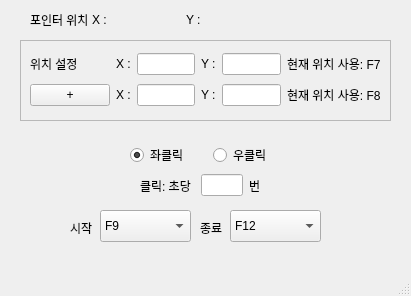
<?xml version="1.0" encoding="UTF-8"?>
<ui version="4.0">
 <class>MainWindow</class>
 <widget class="QMainWindow" name="MainWindow">
  <property name="geometry">
   <rect>
    <x>0</x>
    <y>0</y>
    <width>411</width>
    <height>296</height>
   </rect>
  </property>
  <property name="windowTitle">
   <string>AutoMouse</string>
  </property>
  <property name="windowIcon">
   <iconset>
    <normaloff>../../뻘짓/AutoMouse/mouse.ico</normaloff>../../뻘짓/AutoMouse/mouse.ico</iconset>
  </property>
  <widget class="QWidget" name="centralwidget">
   <widget class="QComboBox" name="KeySetStart">
    <property name="geometry">
     <rect>
      <x>100</x>
      <y>210</y>
      <width>91</width>
      <height>32</height>
     </rect>
    </property>
    <item>
     <property name="text">
      <string>F9</string>
     </property>
    </item>
    <item>
     <property name="text">
      <string>F1</string>
     </property>
    </item>
    <item>
     <property name="text">
      <string>F2</string>
     </property>
    </item>
    <item>
     <property name="text">
      <string>F4</string>
     </property>
    </item>
    <item>
     <property name="text">
      <string>F5</string>
     </property>
    </item>
    <item>
     <property name="text">
      <string>F6</string>
     </property>
    </item>
    <item>
     <property name="text">
      <string>F12</string>
     </property>
    </item>
   </widget>
   <widget class="QComboBox" name="KeySetEnd">
    <property name="geometry">
     <rect>
      <x>230</x>
      <y>210</y>
      <width>91</width>
      <height>32</height>
     </rect>
    </property>
    <item>
     <property name="text">
      <string>F12</string>
     </property>
    </item>
    <item>
     <property name="text">
      <string>F1</string>
     </property>
    </item>
    <item>
     <property name="text">
      <string>F2</string>
     </property>
    </item>
    <item>
     <property name="text">
      <string>F4</string>
     </property>
    </item>
    <item>
     <property name="text">
      <string>F5</string>
     </property>
    </item>
    <item>
     <property name="text">
      <string>F6</string>
     </property>
    </item>
    <item>
     <property name="text">
      <string>F9</string>
     </property>
    </item>
    <item>
     <property name="text">
      <string>ESC</string>
     </property>
    </item>
   </widget>
   <widget class="QLabel" name="label_3">
    <property name="geometry">
     <rect>
      <x>70</x>
      <y>220</y>
      <width>31</width>
      <height>16</height>
     </rect>
    </property>
    <property name="text">
     <string>시작</string>
    </property>
   </widget>
   <widget class="QLabel" name="label_4">
    <property name="geometry">
     <rect>
      <x>200</x>
      <y>220</y>
      <width>31</width>
      <height>16</height>
     </rect>
    </property>
    <property name="text">
     <string>종료</string>
    </property>
   </widget>
   <widget class="QWidget" name="horizontalLayoutWidget">
    <property name="geometry">
     <rect>
      <x>130</x>
      <y>140</y>
      <width>160</width>
      <height>31</height>
     </rect>
    </property>
    <layout class="QHBoxLayout" name="horizontalLayout">
     <item>
      <widget class="QRadioButton" name="LeftButton">
       <property name="text">
        <string>좌클릭</string>
       </property>
       <property name="checked">
        <bool>true</bool>
       </property>
      </widget>
     </item>
     <item>
      <widget class="QRadioButton" name="RightButton">
       <property name="text">
        <string>우클릭</string>
       </property>
      </widget>
     </item>
    </layout>
   </widget>
   <widget class="QWidget" name="horizontalLayoutWidget_2">
    <property name="geometry">
     <rect>
      <x>140</x>
      <y>170</y>
      <width>121</width>
      <height>31</height>
     </rect>
    </property>
    <layout class="QHBoxLayout" name="horizontalLayout_2">
     <item>
      <widget class="QLabel" name="label_2">
       <property name="text">
        <string>클릭: 초당 </string>
       </property>
      </widget>
     </item>
     <item>
      <widget class="QLineEdit" name="ClickTime"/>
     </item>
     <item>
      <widget class="QLabel" name="label_6">
       <property name="text">
        <string>번</string>
       </property>
      </widget>
     </item>
    </layout>
   </widget>
   <widget class="QScrollArea" name="scrollArea">
    <property name="geometry">
     <rect>
      <x>20</x>
      <y>40</y>
      <width>371</width>
      <height>81</height>
     </rect>
    </property>
    <property name="widgetResizable">
     <bool>true</bool>
    </property>
    <widget class="QWidget" name="scrollAreaWidgetContents">
     <property name="geometry">
      <rect>
       <x>0</x>
       <y>0</y>
       <width>369</width>
       <height>80</height>
      </rect>
     </property>
     <layout class="QGridLayout" name="gridLayout_2">
      <item row="0" column="3">
       <widget class="QLabel" name="Y_Axis_2">
        <property name="text">
         <string>Y :</string>
        </property>
       </widget>
      </item>
      <item row="0" column="1">
       <widget class="QLabel" name="X_Axis_2">
        <property name="text">
         <string>X :</string>
        </property>
       </widget>
      </item>
      <item row="1" column="2">
       <widget class="QLineEdit" name="X_AxisValue_3"/>
      </item>
      <item row="1" column="3">
       <widget class="QLabel" name="Y_Axis_4">
        <property name="text">
         <string>Y :</string>
        </property>
       </widget>
      </item>
      <item row="1" column="5">
       <widget class="QLabel" name="label_5">
        <property name="text">
         <string>현재 위치 사용: F8</string>
        </property>
       </widget>
      </item>
      <item row="0" column="0">
       <widget class="QLabel" name="PointerLocation_2">
        <property name="text">
         <string>위치 설정</string>
        </property>
       </widget>
      </item>
      <item row="0" column="4">
       <widget class="QLineEdit" name="Y_AxisValue_2"/>
      </item>
      <item row="0" column="5">
       <widget class="QLabel" name="label">
        <property name="text">
         <string>현재 위치 사용: F7</string>
        </property>
       </widget>
      </item>
      <item row="0" column="2">
       <widget class="QLineEdit" name="X_AxisValue_2"/>
      </item>
      <item row="1" column="1">
       <widget class="QLabel" name="X_Axis_4">
        <property name="text">
         <string>X :</string>
        </property>
       </widget>
      </item>
      <item row="1" column="4">
       <widget class="QLineEdit" name="Y_AxisValue_3"/>
      </item>
      <item row="1" column="0">
       <widget class="QPushButton" name="PlusButton">
        <property name="text">
         <string>+</string>
        </property>
       </widget>
      </item>
     </layout>
    </widget>
   </widget>
   <widget class="QLabel" name="PointerLocation">
    <property name="geometry">
     <rect>
      <x>30</x>
      <y>10</y>
      <width>60</width>
      <height>19</height>
     </rect>
    </property>
    <property name="text">
     <string>포인터 위치</string>
    </property>
   </widget>
   <widget class="QLabel" name="X_Axis">
    <property name="geometry">
     <rect>
      <x>92</x>
      <y>10</y>
      <width>21</width>
      <height>19</height>
     </rect>
    </property>
    <property name="text">
     <string>X :</string>
    </property>
   </widget>
   <widget class="QLabel" name="X_AxisValue">
    <property name="geometry">
     <rect>
      <x>120</x>
      <y>10</y>
      <width>58</width>
      <height>19</height>
     </rect>
    </property>
    <property name="text">
     <string/>
    </property>
   </widget>
   <widget class="QLabel" name="Y_Axis">
    <property name="geometry">
     <rect>
      <x>186</x>
      <y>10</y>
      <width>16</width>
      <height>19</height>
     </rect>
    </property>
    <property name="text">
     <string>Y :</string>
    </property>
   </widget>
   <widget class="QLabel" name="Y_AxisValue">
    <property name="geometry">
     <rect>
      <x>210</x>
      <y>10</y>
      <width>51</width>
      <height>16</height>
     </rect>
    </property>
    <property name="text">
     <string/>
    </property>
   </widget>
  </widget>
  <widget class="QMenuBar" name="menubar">
   <property name="geometry">
    <rect>
     <x>0</x>
     <y>0</y>
     <width>411</width>
     <height>22</height>
    </rect>
   </property>
  </widget>
  <widget class="QStatusBar" name="statusbar"/>
 </widget>
 <resources/>
 <connections/>
</ui>
